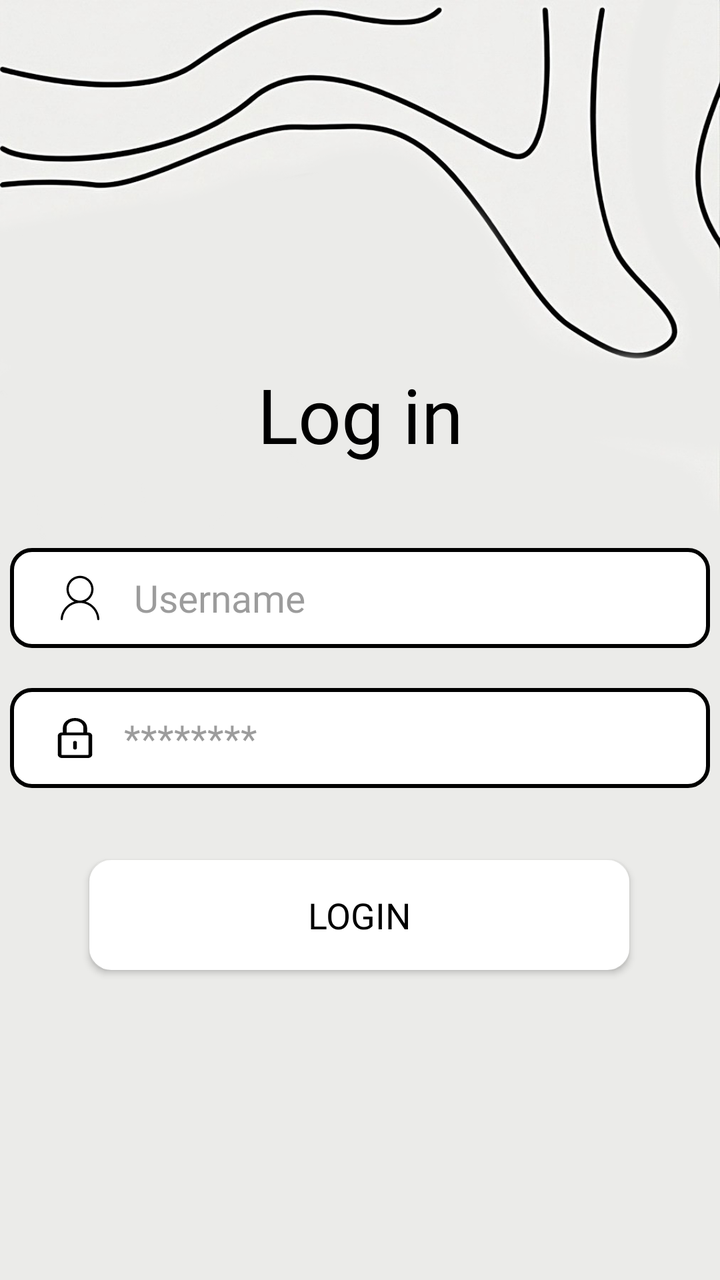
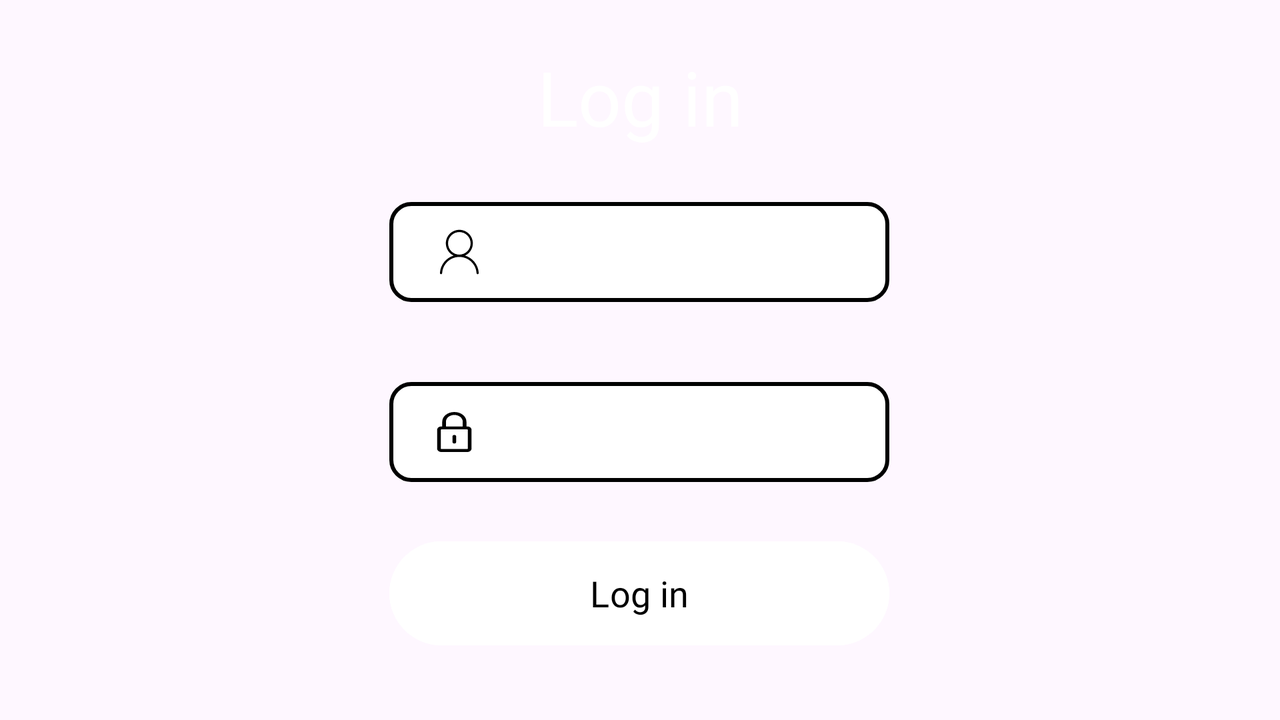

Two renders of one Android screen. The first uses the default layout on a phone; the second uses the alternative layout the repository ships for a different screen configuration, on a matching device. The two XML files are below.
<!-- AndroidManifest.xml: application theme Theme.Assignment1_FIT2081_32781555 -->
<!-- res/layout/activity_login.xml -->
<?xml version="1.0" encoding="utf-8"?>
<androidx.constraintlayout.widget.ConstraintLayout xmlns:android="http://schemas.android.com/apk/res/android"
    xmlns:app="http://schemas.android.com/apk/res-auto"
    xmlns:tools="http://schemas.android.com/tools"
    android:layout_width="match_parent"
    android:layout_height="match_parent"
    android:background="@drawable/wallpaper4_1"
    android:onClick="Login"
    tools:context=".Activities.LoginActivity">

    <EditText
        android:id="@+id/etPasswordLogin"
        android:layout_width="350dp"
        android:layout_height="50dp"
        android:layout_marginTop="20dp"
        android:background="@drawable/input_bg"
        android:drawableLeft="@drawable/password"
        android:drawablePadding="12dp"
        android:ems="10"
        android:hint="********"
        android:inputType="textPassword"
        android:paddingLeft="20dp"
        android:textColor="#000000"
        android:textColorHint="#94545454"
        android:textSize="19sp"
        app:layout_constraintEnd_toEndOf="parent"
        app:layout_constraintHorizontal_bias="0.491"
        app:layout_constraintStart_toStartOf="parent"
        app:layout_constraintTop_toBottomOf="@+id/etUsernameLogin" />

    <android.widget.Button
        android:id="@+id/button"
        android:layout_width="270dp"
        android:layout_height="55dp"
        android:layout_marginTop="36dp"
        android:background="@drawable/input_bg"
        android:backgroundTint="#FFFFFF"
        android:onClick="Login"
        android:text="Login"
        android:textColor="#000000"
        android:textSize="18sp"
        app:layout_constraintEnd_toEndOf="parent"
        app:layout_constraintHorizontal_bias="0.495"
        app:layout_constraintStart_toStartOf="parent"
        app:layout_constraintTop_toBottomOf="@+id/etPasswordLogin"
        app:toggleCheckedStateOnClick="false" />

    <EditText
        android:id="@+id/etUsernameLogin"
        android:layout_width="350dp"
        android:layout_height="50dp"
        android:layout_marginTop="32dp"
        android:background="@drawable/input_bg"
        android:drawableLeft="@drawable/user"
        android:drawablePadding="12dp"
        android:ems="10"
        android:hint="Username"
        android:inputType="text"
        android:paddingLeft="20dp"
        android:textColor="#000000"
        android:textColorHint="#94545454"
        android:textSize="19sp"
        app:layout_constraintEnd_toEndOf="parent"
        app:layout_constraintHorizontal_bias="0.491"
        app:layout_constraintStart_toStartOf="parent"
        app:layout_constraintTop_toBottomOf="@+id/textView3" />

    <TextView
        android:id="@+id/textView3"
        android:layout_width="189dp"
        android:layout_height="70dp"
        android:layout_marginTop="172dp"
        android:gravity="center_horizontal|center_vertical"
        android:text="Log in"
        android:textColor="#000000"
        android:textSize="38sp"
        app:layout_constraintEnd_toEndOf="parent"
        app:layout_constraintStart_toStartOf="parent"
        app:layout_constraintTop_toTopOf="parent" />

</androidx.constraintlayout.widget.ConstraintLayout>
<!-- resources referenced by this layout -->
<resources>
  <!-- drawable input_bg (drawable) -->
  <?xml version="1.0" encoding="utf-8"?>
  <shape xmlns:android="http://schemas.android.com/apk/res/android">
      
      <solid android:color="@android:color/white" />
  
      
      <stroke android:color="@color/black" android:width="2dp"/>
  
      
      <corners android:radius="10dp"/>
  </shape>
  <!-- drawable password (drawable) -->
  <vector xmlns:android="http://schemas.android.com/apk/res/android"
      android:width="25dp"
      android:height="20dp"
      android:viewportWidth="203.1"
      android:viewportHeight="203.1">
    <path
        android:pathData="M153.98,73.24h-3.31V49.12C150.67,22.03 128.63,0 101.55,0C74.46,0 52.43,22.03 52.43,49.12v24.12H49.12c-9.65,0 -17.5,7.85 -17.5,17.5v94.86c0,9.65 7.85,17.5 17.5,17.5h104.86c9.65,0 17.5,-7.85 17.5,-17.5V90.74C171.48,81.09 163.63,73.24 153.98,73.24zM67.43,49.12C67.43,30.3 82.74,15 101.55,15c18.81,0 34.12,15.3 34.12,34.12v24.12H67.43V49.12zM156.48,185.6c0,1.36 -1.14,2.5 -2.5,2.5H49.12c-1.36,0 -2.5,-1.14 -2.5,-2.5V90.74c0,-1.36 1.14,-2.5 2.5,-2.5H59.93h83.24h10.81c1.36,0 2.5,1.14 2.5,2.5V185.6z"
        android:fillColor="@color/black"/>
    <path
        android:pathData="M101.55,116.31c-4.14,0 -7.5,3.36 -7.5,7.5v28.72c0,4.14 3.36,7.5 7.5,7.5c4.14,0 7.5,-3.36 7.5,-7.5v-28.72C109.05,119.67 105.69,116.31 101.55,116.31z"
        android:fillColor="@color/black"/>
  </vector>
  <!-- drawable user (drawable) -->
  <vector xmlns:android="http://schemas.android.com/apk/res/android"
      android:width="30dp"
      android:height="30dp"
      android:viewportWidth="1024"
      android:viewportHeight="1024">
    <path
        android:fillColor="@color/black"
        android:pathData="M843.3,870.1c-8.4,-140.5 -104.3,-257.4 -233.9,-297.1C687.9,536.3 742.4,456.5 742.4,364.1c0,-127.2 -103.2,-230.4 -230.4,-230.4S281.6,236.8 281.6,364.1c0,92.4 54.5,172.2 133.1,208.9 -129.6,39.7 -225.5,156.6 -233.9,297.1 -0.7,10.9 8,20.2 19,20.2l0,0c10,0 18.3,-7.8 19,-17.7C227.7,718.5 355.7,596.4 512,596.4s284.3,122.1 293.4,276.2c0.6,10 8.9,17.7 19,17.7C835.3,890.3 843.9,881 843.3,870.1zM319.5,364.1c0,-106.3 86.2,-192.5 192.5,-192.5s192.5,86.2 192.5,192.5c0,106.3 -86.2,192.5 -192.5,192.5S319.5,470.4 319.5,364.1z"/>
  </vector>
  <!-- drawable wallpaper4_1: png bitmap (drawable, 227972 bytes) -->
  <style name="Theme.Assignment1_FIT2081_32781555" parent="Base.Theme.Assignment1_FIT2081_32781555" />
  <color name="black">#FF000000</color>
  <style name="Base.Theme.Assignment1_FIT2081_32781555" parent="Theme.Material3.DayNight.NoActionBar">
          <item name="colorPrimary">@color/colorPrimary</item>
          <item name="colorPrimaryDark">@color/colorPrimaryDark</item>
          <item name="colorAccent">@color/colorAccent</item>
          <item name="android:statusBarColor">@color/colorPrimary</item>
          <item name="android:fontFamily">@font/rubik</item>
      </style>
  <color name="colorPrimary">#FF000000</color>
  <color name="colorPrimaryDark">#FFFFFFFF</color>
  <color name="colorAccent">#646464</color>
</resources>
<!-- res/layout-land/activity_login.xml (the repository's variant of the layout above) -->
<!-- drawn on the phone turned sideways -->
<?xml version="1.0" encoding="utf-8"?>
<androidx.constraintlayout.widget.ConstraintLayout xmlns:android="http://schemas.android.com/apk/res/android"
    xmlns:app="http://schemas.android.com/apk/res-auto"
    xmlns:tools="http://schemas.android.com/tools"
    android:layout_width="match_parent"
    android:layout_height="match_parent"
    android:background="@drawable/wallpaper1"
    android:onClick="Login"
    tools:context=".Activities.LoginActivity">

    <EditText
        android:id="@+id/etPasswordLogin"
        android:layout_width="250dp"
        android:layout_height="50dp"
        android:layout_marginTop="40dp"
        android:background="@drawable/input_bg"
        android:drawableLeft="@drawable/password"
        android:ems="10"
        android:hint="********"
        android:inputType="textPassword"
        android:paddingLeft="20dp"
        android:textColor="#FFFFFF"
        android:textColorHint="#79FFFFFF"
        app:layout_constraintBottom_toTopOf="@+id/guideline4"
        app:layout_constraintEnd_toEndOf="parent"
        app:layout_constraintHorizontal_bias="0.499"
        app:layout_constraintStart_toStartOf="parent"
        app:layout_constraintTop_toBottomOf="@+id/etUsernameLogin"
        app:layout_constraintVertical_bias="0.0" />

    <Button
        android:id="@+id/button"
        android:layout_width="250dp"
        android:layout_height="60dp"
        android:layout_marginTop="28dp"
        android:backgroundTint="#FFFFFF"
        android:onClick="Login"
        android:text="Log in"
        android:textColor="#000000"
        android:textSize="18sp"
        app:layout_constraintBottom_toTopOf="@+id/guideline4"
        app:layout_constraintEnd_toEndOf="parent"
        app:layout_constraintHorizontal_bias="0.499"
        app:layout_constraintStart_toStartOf="parent"
        app:layout_constraintTop_toBottomOf="@+id/etPasswordLogin"
        app:toggleCheckedStateOnClick="false" />

    <EditText
        android:id="@+id/etUsernameLogin"
        android:layout_width="250dp"
        android:layout_height="50dp"
        android:layout_marginTop="24dp"
        android:background="@drawable/input_bg"
        android:drawableLeft="@drawable/user"
        android:ems="10"
        android:hint="Username"
        android:inputType="text"
        android:paddingLeft="20dp"
        android:textColor="#FFFFFF"
        android:textColorHint="#7CFFFFFF"
        app:layout_constraintEnd_toEndOf="parent"
        app:layout_constraintHorizontal_bias="0.499"
        app:layout_constraintStart_toStartOf="parent"
        app:layout_constraintTop_toBottomOf="@+id/textView3" />

    <TextView
        android:id="@+id/textView3"
        android:layout_width="184dp"
        android:layout_height="57dp"
        android:gravity="center_horizontal|center_vertical"
        android:text="Log in"
        android:textColor="#FFFFFF"
        android:textSize="38sp"
        app:layout_constraintEnd_toEndOf="parent"
        app:layout_constraintStart_toStartOf="parent"
        app:layout_constraintTop_toTopOf="@+id/guideline3" />

    <androidx.constraintlayout.widget.Guideline
        android:id="@+id/guideline3"
        android:layout_width="wrap_content"
        android:layout_height="wrap_content"
        android:orientation="horizontal"
        app:layout_constraintGuide_begin="20dp" />

    <androidx.constraintlayout.widget.Guideline
        android:id="@+id/guideline4"
        android:layout_width="wrap_content"
        android:layout_height="wrap_content"
        android:orientation="horizontal"
        app:layout_constraintGuide_percent="0.9" />

</androidx.constraintlayout.widget.ConstraintLayout>
<!-- resources referenced by the variant -->
<!-- as the phone turned sideways resolves them -->
<resources>
  <!-- drawable input_bg (drawable) -->
  <?xml version="1.0" encoding="utf-8"?>
  <shape xmlns:android="http://schemas.android.com/apk/res/android">
      
      <solid android:color="@android:color/white" />
  
      
      <stroke android:color="@color/black" android:width="2dp"/>
  
      
      <corners android:radius="10dp"/>
  </shape>
  <!-- drawable password (drawable) -->
  <vector xmlns:android="http://schemas.android.com/apk/res/android"
      android:width="25dp"
      android:height="20dp"
      android:viewportWidth="203.1"
      android:viewportHeight="203.1">
    <path
        android:pathData="M153.98,73.24h-3.31V49.12C150.67,22.03 128.63,0 101.55,0C74.46,0 52.43,22.03 52.43,49.12v24.12H49.12c-9.65,0 -17.5,7.85 -17.5,17.5v94.86c0,9.65 7.85,17.5 17.5,17.5h104.86c9.65,0 17.5,-7.85 17.5,-17.5V90.74C171.48,81.09 163.63,73.24 153.98,73.24zM67.43,49.12C67.43,30.3 82.74,15 101.55,15c18.81,0 34.12,15.3 34.12,34.12v24.12H67.43V49.12zM156.48,185.6c0,1.36 -1.14,2.5 -2.5,2.5H49.12c-1.36,0 -2.5,-1.14 -2.5,-2.5V90.74c0,-1.36 1.14,-2.5 2.5,-2.5H59.93h83.24h10.81c1.36,0 2.5,1.14 2.5,2.5V185.6z"
        android:fillColor="@color/black"/>
    <path
        android:pathData="M101.55,116.31c-4.14,0 -7.5,3.36 -7.5,7.5v28.72c0,4.14 3.36,7.5 7.5,7.5c4.14,0 7.5,-3.36 7.5,-7.5v-28.72C109.05,119.67 105.69,116.31 101.55,116.31z"
        android:fillColor="@color/black"/>
  </vector>
  <!-- drawable user (drawable) -->
  <vector xmlns:android="http://schemas.android.com/apk/res/android"
      android:width="30dp"
      android:height="30dp"
      android:viewportWidth="1024"
      android:viewportHeight="1024">
    <path
        android:fillColor="@color/black"
        android:pathData="M843.3,870.1c-8.4,-140.5 -104.3,-257.4 -233.9,-297.1C687.9,536.3 742.4,456.5 742.4,364.1c0,-127.2 -103.2,-230.4 -230.4,-230.4S281.6,236.8 281.6,364.1c0,92.4 54.5,172.2 133.1,208.9 -129.6,39.7 -225.5,156.6 -233.9,297.1 -0.7,10.9 8,20.2 19,20.2l0,0c10,0 18.3,-7.8 19,-17.7C227.7,718.5 355.7,596.4 512,596.4s284.3,122.1 293.4,276.2c0.6,10 8.9,17.7 19,17.7C835.3,890.3 843.9,881 843.3,870.1zM319.5,364.1c0,-106.3 86.2,-192.5 192.5,-192.5s192.5,86.2 192.5,192.5c0,106.3 -86.2,192.5 -192.5,192.5S319.5,470.4 319.5,364.1z"/>
  </vector>
  <style name="Theme.Assignment1_FIT2081_32781555" parent="Base.Theme.Assignment1_FIT2081_32781555" />
  <color name="black">#FF000000</color>
  <style name="Base.Theme.Assignment1_FIT2081_32781555" parent="Theme.Material3.DayNight.NoActionBar">
          <item name="colorPrimary">@color/colorPrimary</item>
          <item name="colorPrimaryDark">@color/colorPrimaryDark</item>
          <item name="colorAccent">@color/colorAccent</item>
          <item name="android:statusBarColor">@color/colorPrimary</item>
          <item name="android:fontFamily">@font/rubik</item>
      </style>
  <color name="colorPrimary">#FF000000</color>
  <color name="colorPrimaryDark">#FFFFFFFF</color>
  <color name="colorAccent">#646464</color>
</resources>
